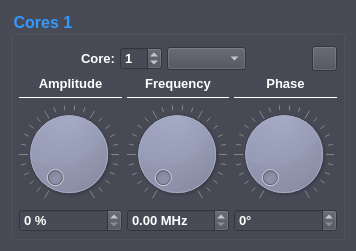
<?xml version="1.0" encoding="UTF-8"?>
<ui version="4.0">
 <class>DlgDDSCore</class>
 <widget class="QWidget" name="DlgDDSCore">
  <property name="geometry">
   <rect>
    <x>0</x>
    <y>0</y>
    <width>356</width>
    <height>249</height>
   </rect>
  </property>
  <property name="font">
   <font>
    <family>Arial</family>
    <pointsize>12</pointsize>
    <weight>75</weight>
    <bold>true</bold>
   </font>
  </property>
  <property name="windowTitle">
   <string>Form</string>
  </property>
  <property name="styleSheet">
   <string notr="true">QWidget {color: #FFFFFF; background: #484A56;} QPushButton {color: #FFFFFF; background-color: #9DA1BC;}</string>
  </property>
  <layout class="QVBoxLayout" name="verticalLayout_3">
   <item>
    <widget class="QGroupBox" name="poGroupCore">
     <property name="font">
      <font>
       <family>Arial</family>
       <pointsize>12</pointsize>
       <weight>75</weight>
       <bold>true</bold>
      </font>
     </property>
     <property name="styleSheet">
      <string notr="true">QGroupBox {color: #3399FE;}</string>
     </property>
     <property name="title">
      <string>Cores 1</string>
     </property>
     <layout class="QVBoxLayout" name="verticalLayout_14">
      <property name="spacing">
       <number>5</number>
      </property>
      <property name="leftMargin">
       <number>5</number>
      </property>
      <property name="topMargin">
       <number>10</number>
      </property>
      <property name="rightMargin">
       <number>5</number>
      </property>
      <property name="bottomMargin">
       <number>5</number>
      </property>
      <item>
       <layout class="QHBoxLayout" name="horizontalLayout">
        <item>
         <spacer name="horizontalSpacer_2">
          <property name="orientation">
           <enum>Qt::Horizontal</enum>
          </property>
          <property name="sizeHint" stdset="0">
           <size>
            <width>40</width>
            <height>20</height>
           </size>
          </property>
         </spacer>
        </item>
        <item>
         <widget class="QLabel" name="poLabelCoreNum">
          <property name="font">
           <font>
            <family>Arial</family>
            <pointsize>10</pointsize>
            <weight>75</weight>
            <bold>true</bold>
           </font>
          </property>
          <property name="text">
           <string>Core:</string>
          </property>
         </widget>
        </item>
        <item>
         <widget class="QSpinBox" name="poSpinBoxCoreNum">
          <property name="font">
           <font>
            <family>Arial</family>
            <pointsize>10</pointsize>
            <weight>75</weight>
            <bold>true</bold>
           </font>
          </property>
          <property name="value">
           <number>1</number>
          </property>
         </widget>
        </item>
        <item>
         <widget class="QComboBox" name="poComboBoxChannels">
          <property name="font">
           <font>
            <family>Arial</family>
            <pointsize>10</pointsize>
            <weight>75</weight>
            <bold>true</bold>
           </font>
          </property>
         </widget>
        </item>
        <item>
         <spacer name="horizontalSpacer">
          <property name="orientation">
           <enum>Qt::Horizontal</enum>
          </property>
          <property name="sizeHint" stdset="0">
           <size>
            <width>40</width>
            <height>20</height>
           </size>
          </property>
         </spacer>
        </item>
        <item>
         <widget class="SDC_ToolButton" name="poButtonRemove">
          <property name="minimumSize">
           <size>
            <width>25</width>
            <height>25</height>
           </size>
          </property>
          <property name="maximumSize">
           <size>
            <width>25</width>
            <height>25</height>
           </size>
          </property>
          <property name="toolTip">
           <string>Remove Core</string>
          </property>
          <property name="text">
           <string/>
          </property>
          <property name="icon">
           <iconset resource="./SpcDDSControl.qrc">
            <normaloff>:/resources/remove.png</normaloff>:/resources/remove.png</iconset>
          </property>
          <property name="iconSize">
           <size>
            <width>25</width>
            <height>25</height>
           </size>
          </property>
         </widget>
        </item>
       </layout>
      </item>
      <item>
       <layout class="QHBoxLayout" name="horizontalLayout_2">
        <item>
         <layout class="QVBoxLayout" name="verticalLayout_4">
          <item>
           <widget class="QLabel" name="poLabelAmplitude">
            <property name="font">
             <font>
              <family>Arial</family>
              <pointsize>10</pointsize>
              <weight>75</weight>
              <bold>true</bold>
             </font>
            </property>
            <property name="text">
             <string>Amplitude</string>
            </property>
            <property name="alignment">
             <set>Qt::AlignCenter</set>
            </property>
           </widget>
          </item>
          <item>
           <widget class="Line" name="line_4">
            <property name="frameShadow">
             <enum>QFrame::Plain</enum>
            </property>
            <property name="orientation">
             <enum>Qt::Horizontal</enum>
            </property>
           </widget>
          </item>
          <item>
           <widget class="SDC_Dial" name="poDialAmplitude">
            <property name="minimumSize">
             <size>
              <width>100</width>
              <height>100</height>
             </size>
            </property>
            <property name="maximumSize">
             <size>
              <width>100</width>
              <height>100</height>
             </size>
            </property>
            <property name="notchesVisible">
             <bool>true</bool>
            </property>
           </widget>
          </item>
          <item>
           <widget class="QDoubleSpinBox" name="poSpinBoxAmplitude">
            <property name="font">
             <font>
              <family>Arial</family>
              <pointsize>10</pointsize>
              <weight>75</weight>
              <bold>true</bold>
             </font>
            </property>
            <property name="suffix">
             <string> %</string>
            </property>
            <property name="decimals">
             <number>0</number>
            </property>
           </widget>
          </item>
         </layout>
        </item>
        <item>
         <layout class="QVBoxLayout" name="verticalLayout">
          <item>
           <widget class="QLabel" name="poLabelFrequency">
            <property name="font">
             <font>
              <family>Arial</family>
              <pointsize>10</pointsize>
              <weight>75</weight>
              <bold>true</bold>
             </font>
            </property>
            <property name="text">
             <string>Frequency</string>
            </property>
            <property name="alignment">
             <set>Qt::AlignCenter</set>
            </property>
           </widget>
          </item>
          <item>
           <widget class="Line" name="line">
            <property name="frameShadow">
             <enum>QFrame::Plain</enum>
            </property>
            <property name="orientation">
             <enum>Qt::Horizontal</enum>
            </property>
           </widget>
          </item>
          <item>
           <widget class="SDC_Dial" name="poDialFrequency">
            <property name="minimumSize">
             <size>
              <width>100</width>
              <height>100</height>
             </size>
            </property>
            <property name="maximumSize">
             <size>
              <width>100</width>
              <height>100</height>
             </size>
            </property>
            <property name="notchesVisible">
             <bool>true</bool>
            </property>
           </widget>
          </item>
          <item>
           <widget class="QDoubleSpinBox" name="poSpinBoxFrequency">
            <property name="font">
             <font>
              <family>Arial</family>
              <pointsize>10</pointsize>
              <weight>75</weight>
              <bold>true</bold>
             </font>
            </property>
            <property name="suffix">
             <string> MHz</string>
            </property>
           </widget>
          </item>
         </layout>
        </item>
        <item>
         <layout class="QVBoxLayout" name="verticalLayout_2">
          <item>
           <widget class="QLabel" name="poLabelPhase">
            <property name="font">
             <font>
              <family>Arial</family>
              <pointsize>10</pointsize>
              <weight>75</weight>
              <bold>true</bold>
             </font>
            </property>
            <property name="text">
             <string>Phase</string>
            </property>
            <property name="alignment">
             <set>Qt::AlignCenter</set>
            </property>
           </widget>
          </item>
          <item>
           <widget class="Line" name="line_2">
            <property name="frameShadow">
             <enum>QFrame::Plain</enum>
            </property>
            <property name="orientation">
             <enum>Qt::Horizontal</enum>
            </property>
           </widget>
          </item>
          <item>
           <widget class="SDC_Dial" name="poDialPhase">
            <property name="minimumSize">
             <size>
              <width>100</width>
              <height>100</height>
             </size>
            </property>
            <property name="maximumSize">
             <size>
              <width>100</width>
              <height>100</height>
             </size>
            </property>
            <property name="cursor">
             <cursorShape>OpenHandCursor</cursorShape>
            </property>
            <property name="autoFillBackground">
             <bool>false</bool>
            </property>
            <property name="wrapping">
             <bool>false</bool>
            </property>
            <property name="notchesVisible">
             <bool>true</bool>
            </property>
           </widget>
          </item>
          <item>
           <widget class="QDoubleSpinBox" name="poSpinBoxPhase">
            <property name="font">
             <font>
              <family>Arial</family>
              <pointsize>10</pointsize>
              <weight>75</weight>
              <bold>true</bold>
             </font>
            </property>
            <property name="suffix">
             <string>°</string>
            </property>
            <property name="decimals">
             <number>0</number>
            </property>
           </widget>
          </item>
         </layout>
        </item>
       </layout>
      </item>
     </layout>
    </widget>
   </item>
  </layout>
 </widget>
 <customwidgets>
  <customwidget>
   <class>SDC_Dial</class>
   <extends>QDial</extends>
   <header>./dialogs/sdc_components.h</header>
  </customwidget>
  <customwidget>
   <class>SDC_ToolButton</class>
   <extends>QToolButton</extends>
   <header>./dialogs/sdc_components.h</header>
  </customwidget>
 </customwidgets>
 <resources>
  <include location="./SpcDDSControl.qrc"/>
 </resources>
 <connections/>
</ui>
